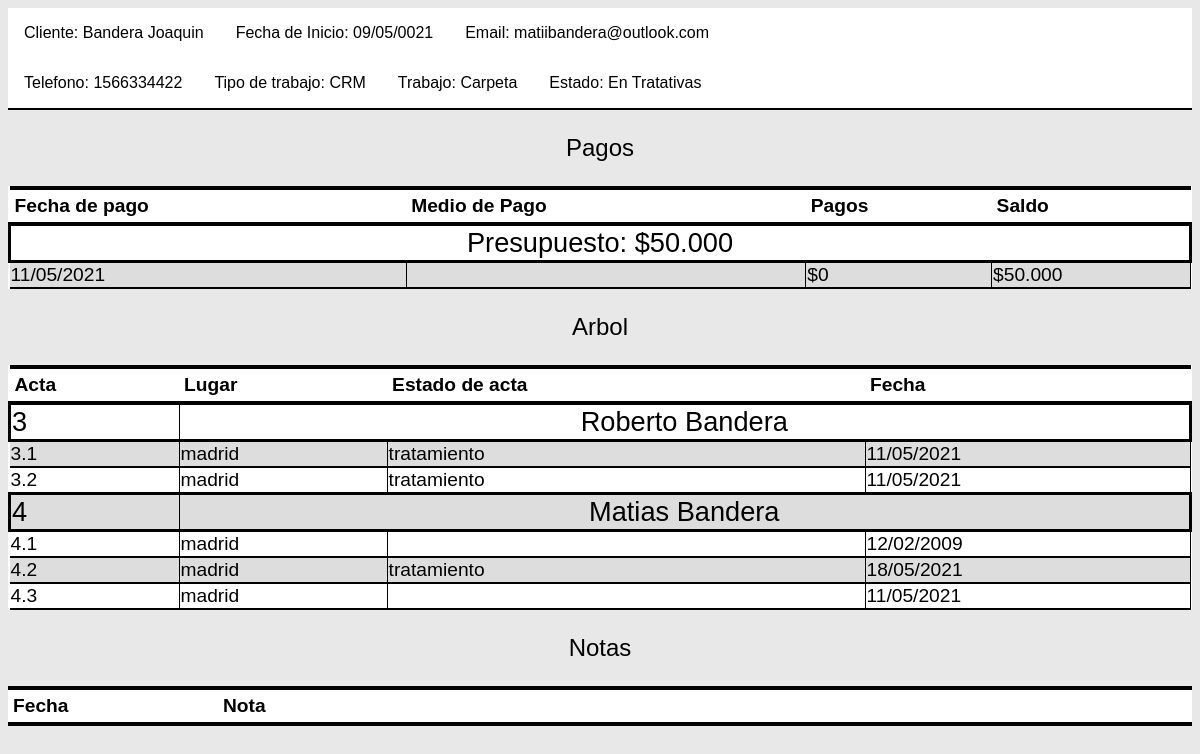
/imprimir.php?id=36, run on the app's committed database.
### tables this page shows
CREATE TABLE `clientes` (
  `id_cliente` int(11) NOT NULL,
  `apellido` varchar(30) NOT NULL,
  `nombre` varchar(40) NOT NULL,
  `fecha` varchar(10) NOT NULL,
  `email` varchar(40) NOT NULL,
  `telefono` int(16) NOT NULL,
  `tipo_de_cliente` varchar(40) NOT NULL,
  `carpeta` varchar(40) NOT NULL,
  `tipo_trabajo` varchar(150) NOT NULL,
  `estado` varchar(20) NOT NULL
);

CREATE TABLE `cuentas` (
  `id_cuentas` int(10) NOT NULL,
  `id_cliente` int(10) NOT NULL,
  `presupuesto` int(10) NOT NULL,
  `pagos` int(10) NOT NULL,
  `saldo` int(10) NOT NULL,
  `fecha_pago` varchar(12) NOT NULL,
  `medio` varchar(50) NOT NULL
);

CREATE TABLE `arboles` (
  `id_arbol` int(11) NOT NULL,
  `acta` varchar(5) NOT NULL,
  `id_cliente` int(11) NOT NULL,
  `nombre` varchar(20) NOT NULL,
  `apellido` varchar(20) NOT NULL
);

CREATE TABLE `actas` (
  `id_acta` int(11) NOT NULL,
  `id_arbol` int(11) NOT NULL,
  `acta` varchar(15) NOT NULL,
  `lugar` varchar(150) NOT NULL,
  `dato` varchar(150) NOT NULL,
  `fecha` varchar(150) NOT NULL
);

### imprimir.php (the view, shortened to what this page needs)
<?php
    include("database.php");
    $id=$_GET["id"];
    $arbol= "SELECT * FROM arboles WHERE id_cliente= '$id'";
    $cliente= "SELECT * FROM clientes WHERE id_cliente= '$id'";
?>
<!DOCTYPE html>
<html lang="en">
<head>
    <link rel="stylesheet" href="estilos.css">
    <link rel="stylesheet" href="fontawesome/css/all.css">
</head>
<body>
    <?php
    $resultadoCliente = mysqli_query($conexion,$cliente);
    while($rowUno=mysqli_fetch_assoc($resultadoCliente)){
        ?>
        <div class="Cliente" style="border-bottom: none">
            <p>Cliente: <?php echo $rowUno["apellido"]," ", $rowUno["nombre"]; ?></p>
            <p>Fecha de Inicio: <?php echo $rowUno["fecha"]; ?></p>
            <p>Email: <?php echo $rowUno["email"]; ?></p>
        </div>
        <div class="Cliente">
            <p>Telefono: <?php echo $rowUno["telefono"]; ?></p>
            <p>Tipo de trabajo: <?php echo $rowUno["tipo_de_cliente"]; ?></p>
            <p>Trabajo: <?php echo $rowUno["tipo_trabajo"]; ?></p>
            <p>Estado: <?php echo $rowUno["estado"]; ?></p>
        </div>
<?php } ?><p style="font-size:1.5rem;text-align: center;">Pagos</p>
    <table class="paraImprimir">
            <thead >
                <tr>
                   <th>Fecha de pago</th><th>Medio de Pago</th><th>Pagos</th><th>Saldo</th>
                </tr>
            </thead>
        <?php
            $cuentas = "SELECT * FROM cuentas WHERE id_cliente ='$id'";
            $resultado_cuentas = mysqli_query($conexion,$cuentas);
            $flagPresupuesto = 0;
            while($rowCuentas=mysqli_fetch_assoc($resultado_cuentas)){
                $presupuesto = $rowCuentas["presupuesto"];
                if($flagPresupuesto == 0){
                ?>
                    <tr >
                    <td colspan="4" style="text-align: center;border: solid black 3px;font-size: 1.7rem;">Presupuesto: $<?php echo number_format($presupuesto,0, ",", "."); ?></td>
                    </tr>
                <?php
                    $flagPresupuesto++;
                }
        ?>
                <tr >
                    <td><?php echo $rowCuentas["fecha_pago"]; ?></td>
                    <td><?php echo $rowCuentas["medio"]; ?></td>
                    <td>$<?php echo number_format($rowCuentas["pagos"],0, ",", "."); ?></td>
                    <td>$<?php echo number_format($rowCuentas["saldo"],0, ",", "."); ?></td>
                </tr>
        <?php } ?>
        </table><p style="font-size:1.5rem;text-align: center;">Arbol</p>
    <div >
    <table class="paraImprimir">
        <thead>
            <tr >
                <th>Acta</th><th>Lugar</th><th>Estado de acta</th><th>Fecha</th>
            </tr>
        </thead>
<?php
    $resultadoArbol = mysqli_query($conexion,$arbol);
    while($row=mysqli_fetch_assoc($resultadoArbol)){
        ?>
        <tr style="border: solid black 3px;font-size: 1.7rem;">
            <td><?php echo $row["acta"]; ?></td>
            <td colspan="4" style="text-align: center;"><?php echo $row["nombre"]; ?> <?php echo $row["apellido"]; ?></td>
        </tr>
        <?php
    $idArbol = $row["id_arbol"];
    $acta= "SELECT * FROM actas WHERE id_arbol= '$idArbol' ORDER BY acta";
    $resultadoActas = mysqli_query($conexion,$acta);
    while($rowActa=mysqli_fetch_assoc($resultadoActas)){
        ?>
        <tr>
            <td><?php echo $row["acta"]; ?>.<?php echo $rowActa["acta"]; ?></td>
            <td><?php echo $rowActa["lugar"]; ?></td>
            <td><?php echo $rowActa["dato"]; ?></td>
            <td><?php echo $rowActa["fecha"]; ?></td>
        </tr>
    <?php }} ?>
    </table><p style="font-size:1.5rem;text-align: center;">Notas</p>
    <table class="paraImprimir">
        <thead>
        <tr >
            <th style="width: 200px;">Fecha</th><th>Nota</th><th></th>
        </tr>
        </thead>
    </table>
    </div>
</body>
</html>

### estilos.css (style rules this page uses)
body { font-family: arial, helvetica; background: #e8e8e8; }
table { background-color: white; border-collapse: collapse; width: 100%; }
th { padding: 5px; text-align: left; }
thead { background-color: red; border-bottom: solid 5px #0F362D; color: white; }
tr:nth-child(even) { background-color: #ddd; }
td { text-align: left; }
.Cliente { background-color: white; font-size: 1rem; display: flex; border-bottom: black 2px solid; }
.Cliente p { margin: 1rem; }
.paraImprimir { font-size: 1.2rem; }
.paraImprimir thead { background-color: white; border-bottom: solid 4px black; border-top: solid 4px black;; color: black; }
.paraImprimir td { border-bottom: black 2px solid; border-right: black 1px solid; text-align: left; }

### data on the page
clientes: apellido "Bandera", nombre "Joaquin", fecha "09/05/0021", email "matiibandera@outlook.com", telefono "1566334422", tipo_de_cliente "CRM", tipo_trabajo "Carpeta", estado "En Tratativas"
cuentas: presupuesto "50.000", fecha_pago "11/05/2021", pagos "0", saldo "50.000"
arboles: acta "3", nombre "Roberto", apellido "Bandera"
actas: id_arbol.acta "3", acta "1", lugar "madrid", dato "tratamiento", fecha "11/05/2021"
actas: id_arbol.acta "3", acta "2", lugar "madrid", dato "tratamiento", fecha "11/05/2021"
arboles: acta "4", nombre "Matias", apellido "Bandera"
actas: id_arbol.acta "4", acta "1", lugar "madrid", fecha "12/02/2009"
actas: id_arbol.acta "4", acta "2", lugar "madrid", dato "tratamiento", fecha "18/05/2021"
actas: id_arbol.acta "4", acta "3", lugar "madrid", fecha "11/05/2021"
